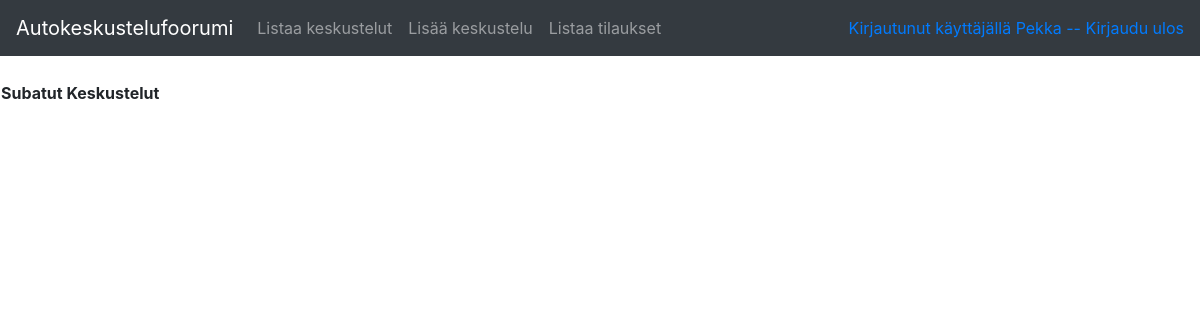
The page /conversations/subscriptions (signed in) on the database as committed earlier.
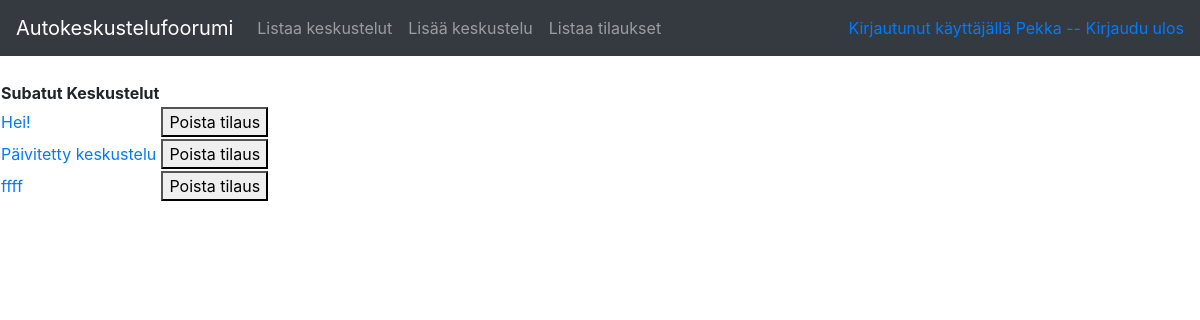
The same page on the database as committed later.
### application/conversations/models.py (models this page shows, shortened)
class Conversation(Base):
    __tablename__ = "conversation"
    name = db.Column(db.String(144), nullable=False)
    account_id = db.Column(db.Integer, db.ForeignKey('account.id'),  nullable=False)
    @staticmethod
    def find_subscriptions(accid=0):
      stmt = text("SELECT Conversation.id, Conversation.name, Subs.conversation_id FROM Conversation LEFT JOIN Subs ON Subs.conversation_id=Conversation.id WHERE Subs.account_id=:accid GROUP BY conversation.name").params(accid=accid)
      res = db.engine.execute(stmt)
      response = []
      for row in res:
        response.append({"id":row[0], "name":row[1], "conversation_id":row[2]})
      return response

### application/conversations/views.py (the view)
@app.route("/conversations/subscriptions", methods=["GET"])
@login_required
def conversations_subscriptions():
    c = current_user.id
    conversations=Conversation.find_subscriptions(accid=c)
    return render_template("conversations/subs.html", conversations=conversations)

### application/__init__.py (called while the page is built)
@login_manager.user_loader
def load_user(user_id):
    return User.query.get(user_id)

### application/templates/conversations/subs.html (shortened to what this page needs)
{% extends "layout.html" %}
{% block body %}
  <table>
    <tr>
      <th>Subatut Keskustelut</th>
      <th></th>
    </tr>
    {% for conversation in conversations %}
    <tr>
      <td><a href="{{ url_for('conversation_view', conversation_id = conversation.id) }}"> {{ conversation.name }} </a></td>
      <td colspan="2"><form method = "POST" action="{{ url_for('subscription_delete', conversation_id = conversation.id) }}"><Button type="submit">Poista tilaus</Button></form></td>
      <td></td>
    </tr>
    {% endfor %}
  </table>
{% endblock %}

Rows that differ between the two databases and show on the page:
added Conversation: name "Hei!"
now on this page (row edited): Conversation: name "Päivitetty keskustelu"
now on this page (row edited): Conversation: name "ffff"
